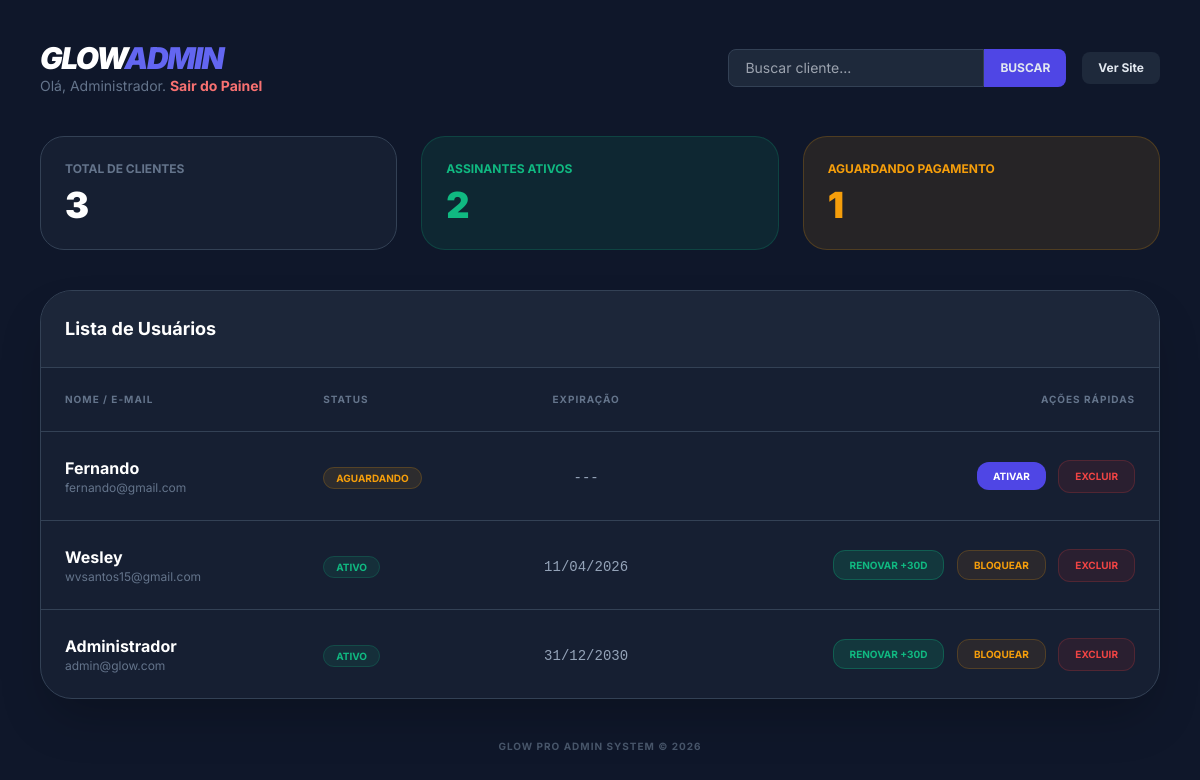
The page /admin.php (signed in) on the database its author committed.
### tables this page shows
CREATE TABLE usuarios (
    id INTEGER PRIMARY KEY AUTOINCREMENT,
    nome VARCHAR(100) NOT NULL,
    email VARCHAR(100) NOT NULL UNIQUE,
    senha VARCHAR(255) NOT NULL,
    status TEXT DEFAULT "aguardando" CHECK(status IN ("aguardando","ativo","suspenso")),
    criado_em DATETIME DEFAULT CURRENT_TIMESTAMP,
    expira_em DATE DEFAULT NULL
);

### admin.php (the view, shortened to what this page needs)
<?php
try {
    $pdo = new PDO("sqlite:" . __DIR__ . "/glow.db");
    $pdo->setAttribute(PDO::ATTR_ERRMODE, PDO::ERRMODE_EXCEPTION);
} catch (Exception $e) {
    die("Erro de conexão.");
}
$busca = $_GET["q"] ?? "";
$total_users = $pdo->query("SELECT count(*) FROM usuarios")->fetchColumn();
$total_ativos = $pdo
    ->query(
        "SELECT count(*) FROM usuarios WHERE status = 'ativo' AND (expira_em >= date('now') OR expira_em IS NULL)",
    )
    ->fetchColumn();
$total_pendentes = $pdo
    ->query("SELECT count(*) FROM usuarios WHERE status = 'aguardando'")
    ->fetchColumn();
$stmt_list = $pdo->prepare(
    "SELECT * FROM usuarios WHERE nome LIKE ? OR email LIKE ? ORDER BY criado_em DESC",
);
$stmt_list->execute(["%$busca%", "%$busca%"]);
$usuarios = $stmt_list->fetchAll();
?>
<!DOCTYPE html>
<html lang="pt-br">
<head>
    <link rel="stylesheet" href="/tailwind.css">
</head>
<body class="bg-[#0f172a] text-slate-200 min-h-screen">
    <div class="max-w-7xl mx-auto p-6 md:p-10">
        <header class="flex flex-col md:flex-row justify-between items-center mb-10 gap-4">
            <div>
                <h1 class="text-3xl font-black text-white italic tracking-tighter">GLOW<span class="text-indigo-500">ADMIN</span></h1>
                <p class="text-slate-500 text-sm">Olá, Administrador. <a href="?sair=1" class="text-red-400 font-bold hover:underline">Sair do Painel</a></p>
            </div>
            <div class="flex items-center gap-4 w-full md:w-auto">
                <form method="GET" class="flex w-full">
                    <input type="text" name="q" value="<?= htmlspecialchars(
                        $busca,
                    ) ?>" placeholder="Buscar cliente..." class="bg-slate-800 border border-slate-700 px-4 py-2 rounded-l-lg text-sm focus:outline-none focus:border-indigo-500 w-full md:w-64">
                    <button type="submit" class="bg-indigo-600 px-4 py-2 rounded-r-lg text-xs font-bold uppercase">Buscar</button>
                </form>
                <a href="index.php" target="_blank" class="bg-slate-800 hover:bg-slate-700 px-4 py-2 rounded-lg text-xs font-bold transition whitespace-nowrap">Ver Site</a>
            </div>
        </header>
        <div class="grid grid-cols-1 md:grid-cols-3 gap-6 mb-10">
            <div class="bg-slate-800/50 p-6 rounded-3xl border border-slate-700">
                <p class="text-slate-500 text-xs font-bold uppercase mb-2">Total de Clientes</p>
                <h2 class="text-4xl font-black text-white"><?= $total_users ?></h2>
            </div>
            <div class="bg-emerald-500/10 p-6 rounded-3xl border border-emerald-500/20">
                <p class="text-emerald-500 text-xs font-bold uppercase mb-2">Assinantes Ativos</p>
                <h2 class="text-4xl font-black text-emerald-500"><?= $total_ativos ?></h2>
            </div>
            <div class="bg-amber-500/10 p-6 rounded-3xl border border-amber-500/20">
                <p class="text-amber-500 text-xs font-bold uppercase mb-2">Aguardando Pagamento</p>
                <h2 class="text-4xl font-black text-amber-500"><?= $total_pendentes ?></h2>
            </div>
        </div>
        <div class="bg-slate-800/50 rounded-[2rem] border border-slate-700 overflow-hidden shadow-2xl">
            <div class="p-6 border-b border-slate-700 bg-slate-800/80">
                <h3 class="font-bold text-lg text-white">Lista de Usuários</h3>
            </div>
            <div class="overflow-x-auto">
                <table class="w-full text-left">
                    <thead>
                        <tr class="text-slate-500 text-[10px] uppercase font-bold tracking-widest border-b border-slate-700">
                            <th class="p-6">Nome / E-mail</th>
                            <th class="p-6">Status</th>
                            <th class="p-4 text-center">Expiração</th>
                            <th class="p-6 text-right">Ações Rápidas</th>
                        </tr>
                    </thead>
                    <tbody class="divide-y divide-slate-700">
                        <?php foreach ($usuarios as $u):
                            $expirado =
                                $u["expira_em"] &&
                                $u["expira_em"] < date("Y-m-d"); ?>
                        <tr class="hover:bg-slate-700/30 transition">
                            <td class="p-6">
                                <div class="font-bold text-white"><?= $u[
                                    "nome"
                                ] ?></div>
                                <div class="text-xs text-slate-500"><?= $u[
                                    "email"
                                ] ?></div>
                            </td>
                            <td class="p-6">
                                <?php if (
                                    $u["status"] == "ativo" &&
                                    !$expirado
                                ): ?>
                                    <span class="bg-emerald-500/10 text-emerald-500 px-3 py-1 rounded-full text-[10px] font-bold border border-emerald-500/20">ATIVO</span>
                                <?php elseif ($expirado): ?>
                                    <span class="bg-red-500/10 text-red-500 px-3 py-1 rounded-full text-[10px] font-bold border border-red-500/20">EXPIRADO</span>
                                <?php else: ?>
                                    <span class="bg-amber-500/10 text-amber-500 px-3 py-1 rounded-full text-[10px] font-bold border border-amber-500/20">AGUARDANDO</span>
                                <?php endif; ?>
                            </td>
                            <td class="p-4 text-center">
                                <span class="text-sm font-mono <?= $expirado
                                    ? "text-red-400"
                                    : "text-slate-400" ?>">
                                    <?= $u["expira_em"]
                                        ? date(
                                            "d/m/Y",
                                            strtotime($u["expira_em"]),
                                        )
                                        : "---" ?>
                                </span>
                            </td>
                            <td class="p-6 text-right space-x-2">
                                <?php if (
                                    $u["status"] !== "ativo" ||
                                    $expirado
                                ): ?>
                                    <a href="?ativar=<?= $u[
                                        "id"
                                    ] ?>" class="bg-indigo-600 hover:bg-indigo-500 text-white px-4 py-2 rounded-xl text-[10px] font-bold transition uppercase">Ativar</a>
                                <?php else: ?>
                                    <a href="?renovar=<?= $u[
                                        "id"
                                    ] ?>" class="bg-emerald-600/20 text-emerald-500 border border-emerald-500/30 hover:bg-emerald-600 hover:text-white px-4 py-2 rounded-xl text-[10px] font-bold transition uppercase">Renovar +30d</a>
                                    <a href="?bloquear=<?= $u[
                                        "id"
                                    ] ?>" class="bg-amber-600/10 text-amber-500 border border-amber-500/20 hover:bg-amber-500 hover:text-white px-4 py-2 rounded-xl text-[10px] font-bold transition uppercase">Bloquear</a>
                                <?php endif; ?>
                                <a href="?excluir=<?= $u[
                                    "id"
                                ] ?>" onclick="return confirm('Tem certeza? Isso apagará o cliente permanentemente.')" class="bg-red-600/10 text-red-500 border border-red-500/20 hover:bg-red-500 hover:text-white px-4 py-2 rounded-xl text-[10px] font-bold transition uppercase text-center inline-block">Excluir</a>
                            </td>
                        </tr>
                        <?php
                        endforeach; ?>
                    </tbody>
                </table>
            </div>
        </div>
        <footer class="mt-10 text-center">
            <p class="text-slate-600 text-[10px] uppercase font-bold tracking-widest">Glow Pro Admin System &copy; 2026</p>
        </footer>
    </div>
</body>
</html>

### admin.php (style rules this page uses)
body { font-family: 'Inter', sans-serif; }

### rows shown on the page
usuarios: nome "Fernando", email "fernando@gmail.com", status "AGUARDANDO"
usuarios: nome "Wesley", email "wvsantos15@gmail.com", status "ATIVO", expira_em "11/04/2026"
usuarios: nome "Administrador", email "admin@glow.com", status "ATIVO", expira_em "31/12/2030"

### other values the page prints
$total_users "3"
$total_ativos "2"
$total_pendentes "1"
